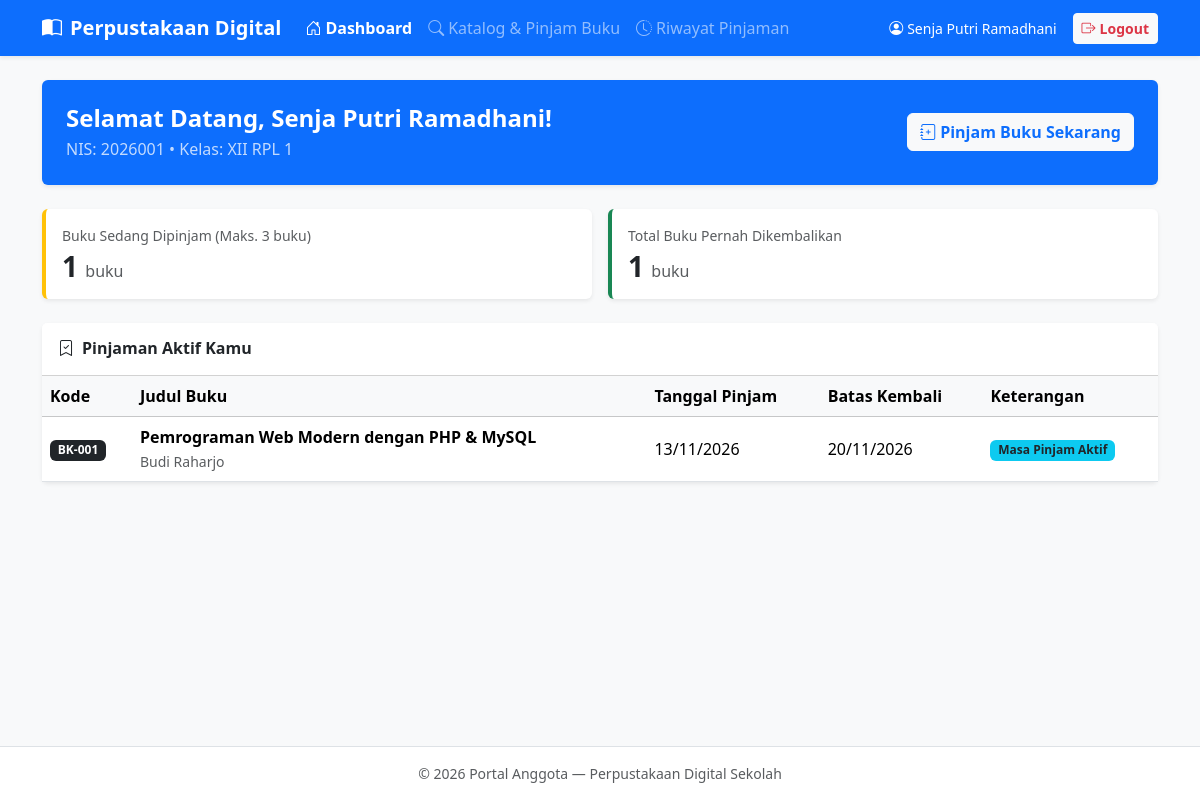
/anggota/dashboard.php (signed in), run on the app's committed database.
### tables this page shows
CREATE TABLE `anggota` (
  `id_anggota` INT(11) NOT NULL AUTO_INCREMENT,
  `nis` VARCHAR(20) NOT NULL,
  `nama_anggota` VARCHAR(50) NOT NULL,
  `kelas` VARCHAR(31) NOT NULL,
  `username` VARCHAR(50) NOT NULL,
  `password` VARCHAR(255) NOT NULL,
  `created_at` TIMESTAMP NOT NULL DEFAULT CURRENT_TIMESTAMP,
  PRIMARY KEY (`id_anggota`),
  UNIQUE KEY `uk_anggota_nis` (`nis`),
  UNIQUE KEY `uk_anggota_username` (`username`)
);

CREATE TABLE `peminjaman` (
  `id_peminjaman` INT(11) NOT NULL AUTO_INCREMENT,
  `id_anggota` INT(11) NOT NULL,
  `id_buku` INT(11) NOT NULL,
  `tanggal_pinjam` DATE NOT NULL,
  `tanggal_jatuh_tempo` DATE NOT NULL,
  `tanggal_kembali` DATE DEFAULT NULL,
  `status` ENUM('Dipinjam', 'Dikembalikan') NOT NULL DEFAULT 'Dipinjam',
  `denda` INT(11) NOT NULL DEFAULT 0,
  PRIMARY KEY (`id_peminjaman`),
  KEY `fk_peminjaman_anggota` (`id_anggota`),
  KEY `fk_peminjaman_buku` (`id_buku`),
  CONSTRAINT `fk_peminjaman_anggota` FOREIGN KEY (`id_anggota`) REFERENCES `anggota` (`id_anggota`) ON DELETE CASCADE ON UPDATE CASCADE,
  CONSTRAINT `fk_peminjaman_buku` FOREIGN KEY (`id_buku`) REFERENCES `buku` (`id_buku`) ON DELETE CASCADE ON UPDATE CASCADE
);

CREATE TABLE `buku` (
  `id_buku` INT(11) NOT NULL AUTO_INCREMENT,
  `kode_buku` VARCHAR(20) NOT NULL,
  `judul_buku` VARCHAR(100) NOT NULL,
  `pengarang` VARCHAR(80) NOT NULL,
  `penerbit` VARCHAR(80) NOT NULL,
  `tahun_terbit` YEAR NOT NULL,
  `kategori` VARCHAR(40) NOT NULL DEFAULT 'Umum',
  `stok` INT(11) NOT NULL DEFAULT 1,
  PRIMARY KEY (`id_buku`),
  UNIQUE KEY `uk_kode_buku` (`kode_buku`)
);

### anggota/auth.php (called while the page is built, shortened)
<?php
require_once __DIR__ . "/../koneksi.php";
$id_anggota   = (int)$_SESSION['id_anggota'];

### koneksi.php (called while the page is built, shortened)
<?php
function e($teks) {
    return htmlspecialchars((string)$teks, ENT_QUOTES, 'UTF-8');
}
function tgl_indo($tanggal) {
    return date('d/m/Y', strtotime($tanggal));
}
function hitung_denda($tanggal_jatuh_tempo, $tanggal_acuan = null) {
    $acuan = $tanggal_acuan ? strtotime($tanggal_acuan) : strtotime(date('Y-m-d'));
    $tempo = strtotime($tanggal_jatuh_tempo);
    if ($acuan <= $tempo) {
        return 0;
    }
    $selisih_hari = (int) floor(($acuan - $tempo) / 86400);
    return $selisih_hari * 1000;
}

### anggota/dashboard.php (the view, shortened to what this page needs)
<?php
require_once "auth.php";
$profil = mysqli_fetch_assoc(mysqli_query($koneksi, "SELECT * FROM anggota WHERE id_anggota = $id_anggota"));
$aktif  = mysqli_fetch_assoc(mysqli_query($koneksi, "SELECT COUNT(*) AS c FROM peminjaman WHERE id_anggota = $id_anggota AND status = 'Dipinjam'"))['c'] ?? 0;
$selesai= mysqli_fetch_assoc(mysqli_query($koneksi, "SELECT COUNT(*) AS c FROM peminjaman WHERE id_anggota = $id_anggota AND status = 'Dikembalikan'"))['c'] ?? 0;
$pinjaman_aktif = mysqli_query($koneksi, "
    SELECT p.*, b.kode_buku, b.judul_buku, b.pengarang
    FROM peminjaman p
    JOIN buku b ON p.id_buku = b.id_buku
    WHERE p.id_anggota = $id_anggota AND p.status = 'Dipinjam'
    ORDER BY p.tanggal_jatuh_tempo ASC
");
require_once "header.php";
?>
<div class="card border-0 shadow-sm bg-primary text-white mb-4">
  <div class="card-body p-4 d-flex flex-wrap justify-content-between align-items-center gap-3">
    <div>
      <h4 class="fw-bold mb-1">Selamat Datang, <?= e($profil['nama_anggota']) ?>!</h4>
      <p class="mb-0 opacity-75">NIS: <?= e($profil['nis']) ?> &bull; Kelas: <?= e($profil['kelas']) ?></p>
    </div>
    <a href="katalog.php" class="btn btn-light fw-semibold text-primary">
      <i class="bi bi-journal-plus me-1"></i>Pinjam Buku Sekarang
    </a>
  </div>
</div>
<div class="row g-3 mb-4">
  <div class="col-md-6">
    <div class="card border-0 shadow-sm border-start border-4 border-warning">
      <div class="card-body">
        <div class="text-muted small">Buku Sedang Dipinjam (Maks. 3 buku)</div>
        <h3 class="fw-bold mb-0 mt-1"><?= (int)$aktif ?> <span class="fs-6 fw-normal text-muted">buku</span></h3>
      </div>
    </div>
  </div>
  <div class="col-md-6">
    <div class="card border-0 shadow-sm border-start border-4 border-success">
      <div class="card-body">
        <div class="text-muted small">Total Buku Pernah Dikembalikan</div>
        <h3 class="fw-bold mb-0 mt-1"><?= (int)$selesai ?> <span class="fs-6 fw-normal text-muted">buku</span></h3>
      </div>
    </div>
  </div>
</div>
<div class="card border-0 shadow-sm">
  <div class="card-header bg-white py-3">
    <h6 class="fw-bold mb-0"><i class="bi bi-bookmark-check me-2"></i>Pinjaman Aktif Kamu</h6>
  </div>
  <div class="table-responsive">
    <table class="table table-hover align-middle mb-0">
      <thead class="table-light">
        <tr>
          <th>Kode</th>
          <th>Judul Buku</th>
          <th>Tanggal Pinjam</th>
          <th>Batas Kembali</th>
          <th>Keterangan</th>
        </tr>
      </thead>
      <tbody>
        <?php if (mysqli_num_rows($pinjaman_aktif) === 0): ?>
          <tr><td colspan="5" class="text-center text-muted py-4">Kamu tidak memiliki pinjaman buku aktif saat ini.</td></tr>
        <?php else: ?>
          <?php while ($p = mysqli_fetch_assoc($pinjaman_aktif)): ?>
            <?php $denda = hitung_denda($p['tanggal_jatuh_tempo']); ?>
            <tr>
              <td><span class="badge bg-dark"><?= e($p['kode_buku']) ?></span></td>
              <td>
                <div class="fw-semibold"><?= e($p['judul_buku']) ?></div>
                <small class="text-muted"><?= e($p['pengarang']) ?></small>
              </td>
              <td><?= tgl_indo($p['tanggal_pinjam']) ?></td>
              <td><?= tgl_indo($p['tanggal_jatuh_tempo']) ?></td>
              <td>
                <?php if ($denda > 0): ?>
                  <span class="badge bg-danger">Terlambat (Denda Rp <?= number_format($denda, 0, ',', '.') ?>)</span>
                <?php else: ?>
                  <span class="badge bg-info text-dark">Masa Pinjam Aktif</span>
                <?php endif; ?>
              </td>
            </tr>
          <?php endwhile; ?>
        <?php endif; ?>
      </tbody>
    </table>
  </div>
</div>
<?php require_once "footer.php"; ?>

### data on the page
anggota: nama_anggota "Senja Putri Ramadhani", nis "2026001", kelas "XII RPL 1"
peminjaman: id_buku.kode_buku "BK-001", id_buku.judul_buku "Pemrograman Web Modern dengan PHP & MySQL", id_buku.pengarang "Budi Raharjo", tanggal_pinjam "13/11/2026", tanggal_jatuh_tempo "20/11/2026", shows "Masa Pinjam Aktif"

### other printed values
$_SESSION['nama_anggota'] "Senja Putri Ramadhani"
$aktif "1"
$selesai "1"
